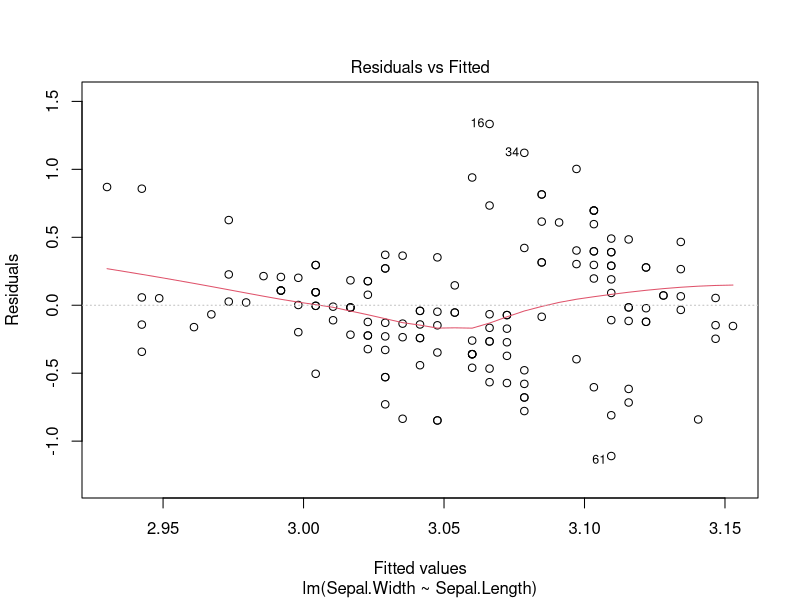
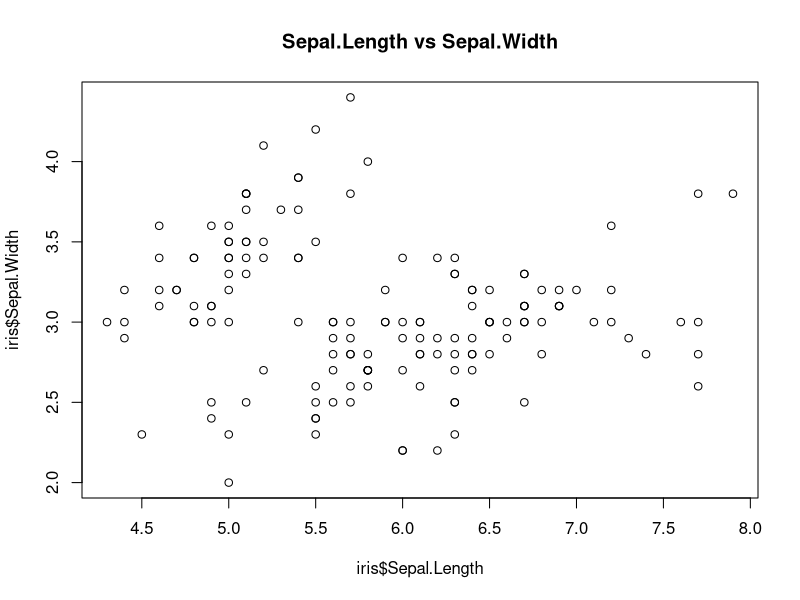
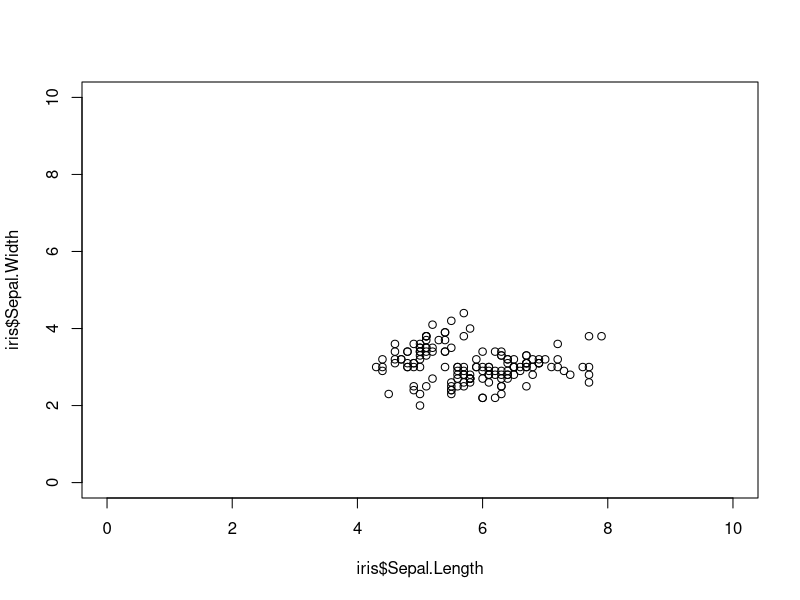
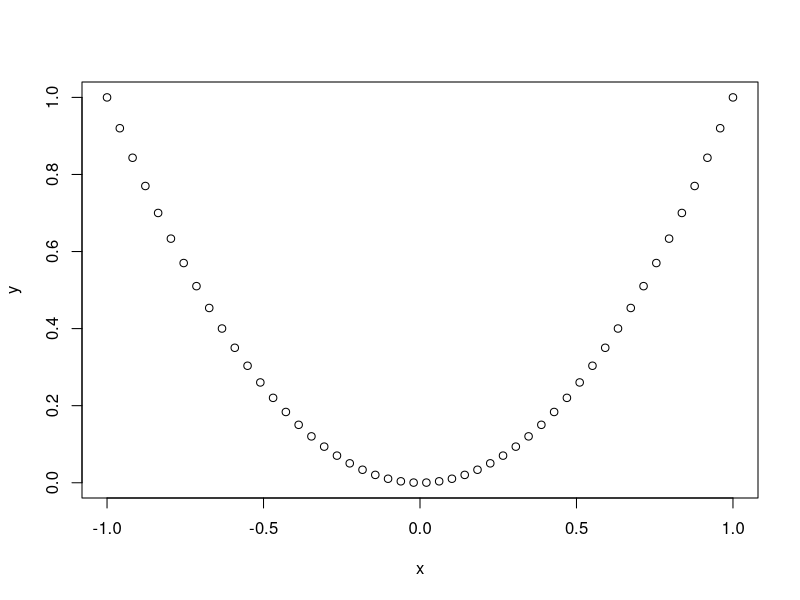
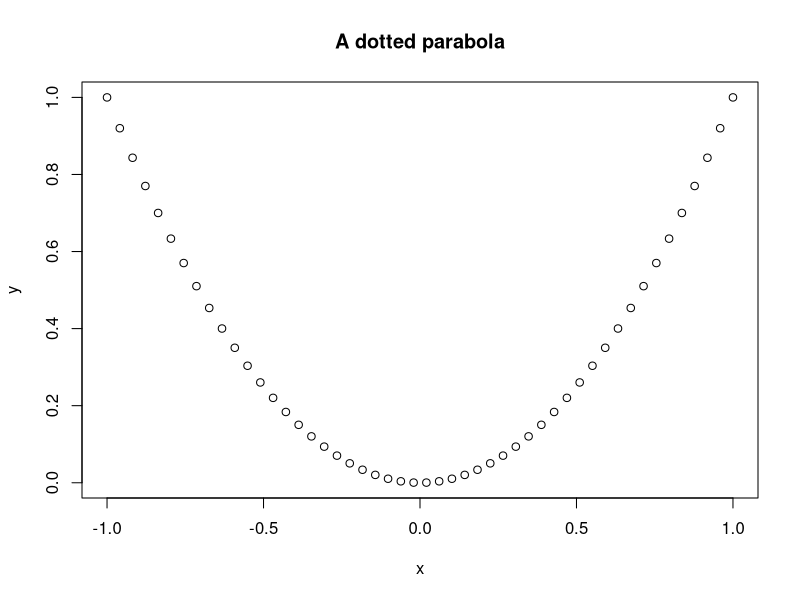
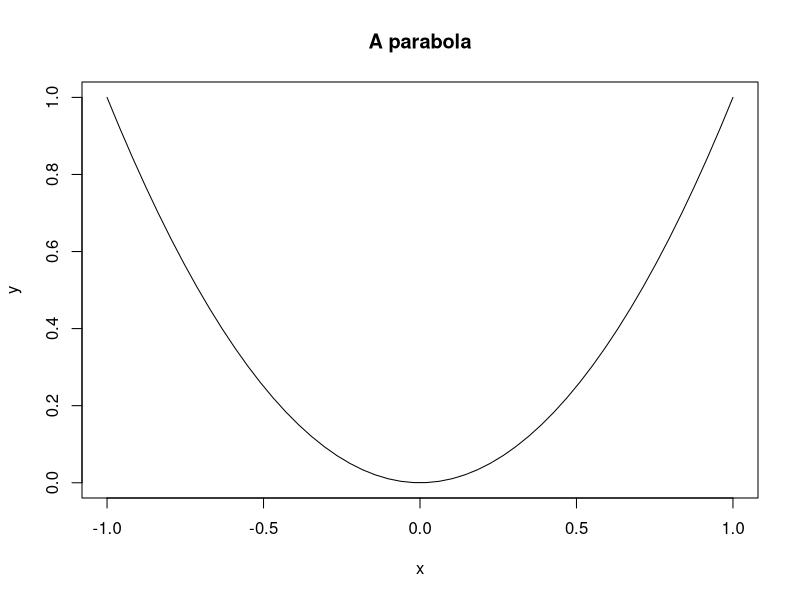
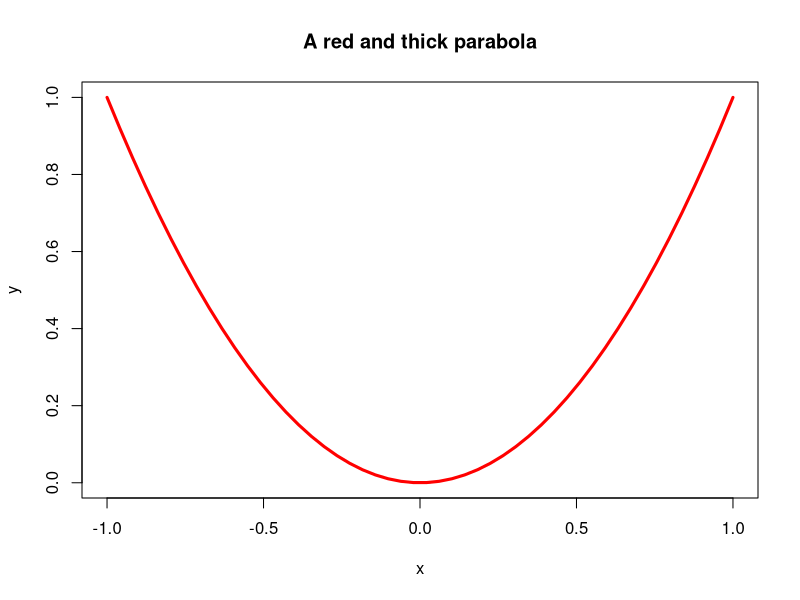
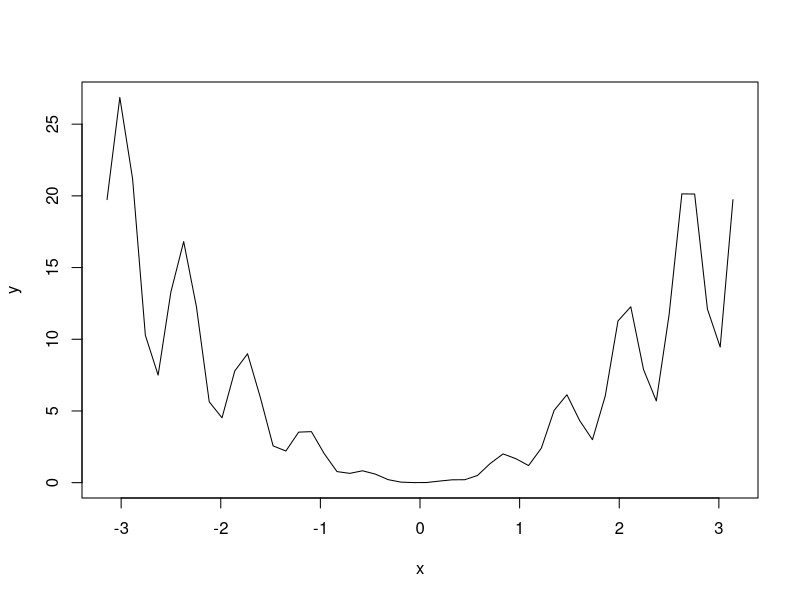

Reproduce these figures in R, in order. (Note: this script raises an error after producing the figures.)
## ---- chunk 1
# Let's begin importing the iris dataset
data(iris)

# names gives you the variables in the data frame
names(iris)

# The beginning of the data
head(iris)

# So we can access variables by $ or as in a matrix
iris$Sepal.Length[1:10]
iris[1:10, 1]
iris[3, 1]

# Information on the dimension of the data frame
dim(iris)

# str gives the structure of any object in R
str(iris)

# Recall the species variable: it is a categorical variable (or factor),
# not a numeric variable
iris$Species[1:10]

# Factors can only take certain values
levels(iris$Species)

# If a file contains a variable with character strings as observations (either
# encapsulated by quotation marks or not), the variable will become a factor
# when imported into R

## ---- chunk 2
# The function seq creates sequences of numbers equally separated
seq(0, 1, by = 0.1)
seq(0, 1, length.out = 5)

# You can short the latter argument
seq(0, 1, l = 5)

# Repeat  number
rep(0, 5)

# Reverse a vector
myVec <- c(1:5, -1:3)
rev(myVec)

# Another way
myVec[length(myVec):1]

# Count repetitions in your data
table(iris$Sepal.Length)
table(iris$Species)
## ---- chunk 3
# Relational operators: x < y, x > y, x <= y, x >= y, x == y, x!= y
# They return TRUE or FALSE

# Smaller than
0 < 1

# Greater than
1 > 1

# Greater or equal to
1 >= 1 # Remember: ">="" and not "=>"" !

# Smaller or equal to
2 <= 1 # Remember: "<="" and not "=<"" !

# Equal
1 == 1 # Tests equality. Remember: "=="" and not "="" !

# Unequal
1 != 0 # Tests iequality

# TRUE is encoded as 1 and FALSE as 0
TRUE + 1
FALSE + 1

# In a vector-like fashion
x <- 1:5
y <- c(0, 3, 1, 5, 2)
x < y
x == y
x != y

# Subsetting of vectors
x
x[x >= 2]
x[x < 3]

# Easy way of work with parts of the data
data <- data.frame(x = c(0, 1, 3, 3, 0), y = 1:5)
data

# Data such that x is zero
data0 <- data[data$x == 0, ]
data0

# Data such that x is larger than 2
data2 <- data[data$x > 2, ]
data2

# In an example
iris$Sepal.Width[iris$Sepal.Width > 3]

# Problem - what happened?
data[x > 2, ]

# In an example
summary(iris)
summary(iris[iris$Sepal.Width > 3, ])

# On the factor variable only makes sense == and !=
summary(iris[iris$Species == "setosa", ])

# Subset argument in lm
lm(Sepal.Width ~ Petal.Length, data = iris, subset = Sepal.Width > 3)
lm(Sepal.Width ~ Petal.Length, data = iris, subset = iris$Sepal.Width > 3)
# Both iris$Sepal.Width and Sepal.Width in subset are fine: data = iris
# tells R to look for Sepal.Width in the iris dataset

# Same thing for the subset field in R Commander's menus

# AND operator &
TRUE & TRUE
TRUE & FALSE
FALSE & FALSE

# OR operator |
TRUE | TRUE
TRUE | FALSE
FALSE | FALSE

# Both operators are useful for checking for ranges of data
y
index1 <- (y <= 3) & (y > 0)
y[index1]
index2 <- (y < 2) | (y > 4)
y[index2]

# In an example
summary(iris[iris$Sepal.Width > 3 & iris$Sepal.Width < 3.5, ])
## ---- chunk 4
# plot is the main function for plotting in R
# It has a different behaviour depending on the kind of object that it receives

# For example, for a regression model, it produces diagnostic plots
mod <- lm(Sepal.Width ~ Sepal.Length, data = iris)
plot(mod, 1)

# How to plot some data
plot(iris$Sepal.Length, iris$Sepal.Width, main = "Sepal.Length vs Sepal.Width")

# Change the axis limits
plot(iris$Sepal.Length, iris$Sepal.Width, xlim = c(0, 10), ylim = c(0, 10))

# How to plot a curve (a parabola)
x <- seq(-1, 1, l = 50)
y <- x^2
plot(x, y)
plot(x, y, main = "A dotted parabola")
plot(x, y, main = "A parabola", type = "l")
plot(x, y, main = "A red and thick parabola", type = "l", col = "red", lwd = 3)

# Plotting a more complicated curve between -pi and pi
x <- seq(-pi, pi, l = 50)
y <- (2 + sin(10 * x)) * x^2
plot(x, y, type = "l") # Kind of rough...

# More detailed plot
x <- seq(-pi, pi, l = 500)
y <- (2 + sin(10 * x)) * x^2
plot(x, y, type = "l")

# Remember that we are joining points for creating a curve!

# For more options in the plot customization see
?plot
?par

# plot is a first level plotting function. That means that whenever is called,
# it creates a new plot. If we want to add information to an existing plot, we
# have to use a second level plotting function such as points, lines or abline

plot(x, y) # Create a plot
lines(x, x^2, col = "red") # Add lines
points(x, y + 10, col = "blue") # Add points
abline(a = 5, b = 1, col = "orange", lwd = 2) # Add a straight line y = a + b * x
## ---- chunk 5
# R allows to sample [r], compute density/probability mass [d],
# compute distribution function [p] and compute quantiles [q] for several
# continuous and discrete distributions. The format employed is [rdpq]name,
# where name stands for:
# - norm -> Normal
# - unif -> Uniform
# - exp -> Exponential
# - t -> Student's t
# - f -> Snedecor's F
# - chisq -> Chi squared
# - pois -> Poisson
# - binom -> Binomial
# More distributions:
?Distributions

# Sampling from a Normal - 100 random points from a N(0, 1)
rnorm(n = 10, mean = 0, sd = 1)

# If you want to have always the same result, set the seed of the random number
# generator
set.seed(45678)
rnorm(n = 10, mean = 0, sd = 1)

# Plotting the density of a N(0, 1) - the Gauss bell
x <- seq(-4, 4, l = 100)
y <- dnorm(x = x, mean = 0, sd = 1)
plot(x, y, type = "l")

# Plotting the distribution function of a N(0, 1)
x <- seq(-4, 4, l = 100)
y <- pnorm(q = x, mean = 0, sd = 1)
plot(x, y, type = "l")

# Computing the 95% quantile for a N(0, 1)
qnorm(p = 0.95, mean = 0, sd = 1)

# All distributions have the same syntax: rname(n,...), dname(x,...), dname(p,...)  
# and qname(p,...), but the parameters in ... change. Look them in ?Distributions
# For example, here is que same for the uniform distribution

# Sampling from a U(0, 1)
set.seed(45678)
runif(n = 10, min = 0, max = 1)

# Plotting the density of a U(0, 1)
x <- seq(-2, 2, l = 100)
y <- dunif(x = x, min = 0, max = 1)
plot(x, y, type = "l")

# Computing the 95% quantile for a U(0, 1)
qunif(p = 0.95, min = 0, max = 1)

# Sampling from a Bi(10, 0.5)
set.seed(45678)
samp <- rbinom(n = 200, size = 10, prob = 0.5)
table(samp) / 200

# Plotting the probability mass of a Bi(10, 0.5)
x <- 0:10
y <- dbinom(x = x, size = 10, prob = 0.5)
plot(x, y, type = "h") # Vertical bars

# Plotting the distribution function of a Bi(10, 0.5)
x <- 0:10
y <- pbinom(q = x, size = 10, prob = 0.5)
plot(x, y, type = "h")

## ---- chunk 6
# A function is a way of encapsulating a block of code so it can be reused easily
# They are useful for simplifying repetitive tasks and organize the analysis
# For example, in Setion 3.7 we had to make use of simpleAnova for computing
# the simple ANOVA table in multiple regression.

# This is a silly function that takes x and y and returns its sum
add <- function(x, y) {
  x + y
}

# Calling add - you need to run the definition of the function first!
add(1, 1)
add(x = 1, y = 2)

# A more complex function: computes a linear model and its posterior summary.
# Saves us a few keystrokes when computing a lm and a summary
lmSummary <- function(formula, data) {
  model <- lm(formula = formula, data = data)
  summary(model)
}

# Usage
lmSummary(Sepal.Length ~ Petal.Width, iris)

# Recall: there is no variable called model in the workspace.
# The function works on its own workspace!
model

# Add a line to a plot
addLine <- function(x, beta0, beta1) {
  lines(x, beta0 + beta1 * x, lwd = 2, col = 2)
}

# Usage
plot(x, y)
addLine(x, beta0 = 0.1, beta1 = 0)
## ---- chunk 7
knitr::include_url("https://www.youtube.com/embed/fSTrmJtHLFU")
## ---- chunk 8
knitr::include_graphics("images/figures/challenger.png")
## ---- chunk 9
challenger <- read.table(file = "datasets/challenger.txt", header = TRUE, sep = "\t")
knitr::kable(
  challenger[, c(1, 2, 5:7)],
  booktabs = TRUE,
  longtable = TRUE,
  caption = 'The `challenger` dataset.'
)
## ---- chunk 10
library(car)
## ---- chunk 11
scatterplot(nfails.field ~ temp, reg.line = lm, smooth = FALSE, spread = FALSE,
            boxplots = FALSE, data = challenger, subset = nfails.field > 0)
scatterplot(nfails.field ~ temp, reg.line = lm, smooth = FALSE, spread = FALSE,
            boxplots = FALSE, data = challenger)
## ---- chunk 12
mod <- lm(nfails.field ~ temp, data = challenger)
par(mfrow = 1:2)
plot(mod, 1)
plot(mod, 2)
## ---- chunk 13
knitr::include_graphics("images/screenshots/glm.png")
## ---- chunk 14
nasa <- glm(fail.field ~ temp, family = "binomial", data = challenger)
summary(nasa)
exp(coef(nasa)) # Exponentiated coefficients ("odds ratios")
## ---- chunk 15
# Plot data
plot(challenger$temp, challenger$fail.field, xlim = c(-1, 30), xlab = "Temperature",
     ylab = "Incident probability")

# Draw the fitted logistic curve
x <- seq(-1, 30, l = 200)
y <- exp(-(nasa$coefficients[1] + nasa$coefficients[2] * x))
y <- 1 / (1 + y)
lines(x, y, col = 2, lwd = 2)

# The Challenger
points(-0.6, 1, pch = 16)
text(-0.6, 1, labels = "Challenger", pos = 4)
## ---- chunk 16
confint(nasa, level = 0.95)
## ---- chunk 17
predict(nasa, newdata = data.frame(temp = -0.6), type = "response")
## ---- chunk 18
knitr::include_url("https://www.youtube.com/embed/MOeDbQlF5Tw?start=552")
## ---- chunk 19
# Regression
x <- seq(-3, 3, l = 200)
z <- 2 * x

# Truncation
z1 <- z
z1[z1 > 1] <- 1
z1[z1 < 0] <- 0

# Logit
z2 <- 1 / (1 + exp(-z))

# Probit
z3 <- pnorm(z)

# Comparison
plot(x, z, type = "l", ylim = c(-0.1, 1.1), ylab = "Probability", lwd = 2)
lines(x, z1, col = "blue", lwd = 2)
lines(x, z2, col = "red", lwd = 2)
lines(x, z3, col = "green", lwd = 2)
legend("topleft", legend = c("Linear regression", "Uniform", "Logit", "Probit"), lwd = 2,
       col = c("black", "blue", "red", "green"))
## ---- chunk 20
nasa <- glm(fail.field ~ temp, family = "binomial", data = challenger)
summary(nasa)
exp(coef(nasa)) # Exponentiated coefficients ("odds ratios")

# Plot data
plot(challenger$temp, challenger$fail.field, xlim = c(-1, 30), xlab = "Temperature",
     ylab = "Incident probability")

# Draw the fitted logistic curve
x <- seq(-1, 30, l = 200)
y <- exp(-(nasa$coefficients[1] + nasa$coefficients[2] * x))
y <- 1 / (1 + y)
lines(x, y, col = 2, lwd = 2)

# The Challenger
points(-0.6, 1, pch = 16)
text(-0.6, 1, labels = "Challenger", pos = 4)
## ---- chunk 21
knitr::include_app('https://ec2-35-177-34-200.eu-west-2.compute.amazonaws.com/log-maximum-likelihood/', height = '900px')
## ---- chunk 22
# Data
set.seed(34567)
x <- rnorm(50, sd = 1.5)
y1 <- -0.5 + 3 * x
y2 <- 0.5 - 2 * x
y3 <- -2 + 5 * x
y1 <- rbinom(50, size = 1, prob = 1 / (1 + exp(-y1)))
y2 <- rbinom(50, size = 1, prob = 1 / (1 + exp(-y2)))
y3 <- rbinom(50, size = 1, prob = 1 / (1 + exp(-y3)))

# Data
dataMle <- data.frame(x = x, y1 = y1, y2 = y2, y3 = y3)
## ---- chunk 23
mod <- glm(y1 ~ x, family = "binomial", data = dataMle)
mod$coefficients
## ---- chunk 24
knitr::include_graphics("images/R/logisticmodel.png")
## ---- chunk 25
knitr::include_app('https://ec2-35-177-34-200.eu-west-2.compute.amazonaws.com/log-random/', height = '1000px')
## ---- chunk 26
# Fit model
nasa <- glm(fail.field ~ temp, family = "binomial", data = challenger)

# Confidence intervals at 95%
confint(nasa)

# Confidence intervals at other levels
confint(nasa, level = 0.90)

# Confidence intervals for the factors affecting the odds
exp(confint(nasa))
## ---- chunk 27
# Significances with asymptotic approximation for the standard errors
nasa2 <- glm(fail.field ~ temp + pres.field, family = "binomial",
             data = challenger)
summary(nasa2)

# CIs with asymptotic approximation - coherent with summary
confint.default(nasa2, level = 0.90)
confint.default(nasa2, level = 0.99)

# CIs with profile likelihood - incoherent with summary
confint(nasa2, level = 0.90) # intercept still significant
confint(nasa2, level = 0.99) # temp still significant
## ---- chunk 28
# Data for which we want a prediction
# Important! You have to name the column with the predictor name!
newdata <- data.frame(temp = -0.6)

# Prediction of the conditional log-odds - the default
predict(nasa, newdata = newdata, type = "link")

# Prediction of the conditional probability
predict(nasa, newdata = newdata, type = "response")

# Function for computing the predictions and CIs for the conditional probability
predictCIsLogistic <- function(object, newdata, level = 0.95) {

  # Compute predictions in the log-odds
  pred <- predict(object = object, newdata = newdata, se.fit = TRUE)

  # CI in the log-odds
  za <- qnorm(p = (1 - level) / 2)
  lwr <- pred$fit + za * pred$se.fit
  upr <- pred$fit - za * pred$se.fit

  # Transform to probabilities
  fit <- 1 / (1 + exp(-pred$fit))
  lwr <- 1 / (1 + exp(-lwr))
  upr <- 1 / (1 + exp(-upr))

  # Return a matrix with column names "fit", "lwr" and "upr"
  result <- cbind(fit, lwr, upr)
  colnames(result) <- c("fit", "lwr", "upr")
  return(result)

}

# Simple call
predictCIsLogistic(nasa, newdata = newdata)
# The CI is large because there is no data around temp = -0.6 and
# that makes the prediction more variable (and also because we only
# have 23 observations)
## ---- chunk 29
knitr::include_app('https://ec2-35-177-34-200.eu-west-2.compute.amazonaws.com/log-ci-prediction/', height = '1000px')
## ---- chunk 30
set.seed(45671231)
x <- runif(50, 0, 1)
y <- rbinom(n = 50, size = 1, prob = 1/(1 + exp(-(1 - 6 * x))))
mod <- glm(y ~ x, family = "binomial")
xx <- seq(0, 1, l = 200)
o <- order(x)
plot(x, y, pch = 16)
lines(x[o], y[o], col = 4, lwd = 2)
lines(xx, 1/(1 + exp(-(mod$coefficients[1] + mod$coefficients[2] * xx))), col = 2, lwd = 2)
lines(xx, rep(sum(y == 1)/50, 200), col = 3, lwd = 3)
legend("topright", legend = c("Fitted logistic model", "A saturated model", "The null model"), lwd = 2, col = c(2, 4, 3))
## ---- chunk 31
# Summary of model
nasa <- glm(fail.field ~ temp, family = "binomial", data = challenger)
summaryLog <- summary(nasa)
summaryLog # 'Residual deviance' is the deviance; 'Null deviance' is the null deviance

# Null model - only intercept
null <- glm(fail.field ~ 1, family = "binomial", data = challenger)
summaryNull <- summary(null)
summaryNull

# Computation of the R^2 with a function - useful for repetitive computations
r2Log <- function(model) {

  summaryLog <- summary(model)
  1 - summaryLog$deviance / summaryLog$null.deviance

}

# R^2
r2Log(nasa)
r2Log(null)
## ---- chunk 32
# Fitted probabilities for Y = 1
nasa$fitted.values

# Classified Y's
yHat <- nasa$fitted.values > 0.5

# Hit matrix:
# - 16 correctly classified as 0
# - 4 correclty classified as 1
# - 3 incorrectly classified as 0
tab <- table(challenger$fail.field, yHat)
tab

# Hit ratio (ratio of correct classification)
(16 + 4) / 23 # Manually
sum(diag(tab)) / sum(tab) # Automatically
## ---- chunk 33
# Models
nasa <- glm(fail.field ~ temp, family = "binomial", data = challenger)
nasa2 <- glm(fail.field ~ temp + pres.field, family = "binomial",
             data = challenger)

# nasa
summary1 <- summary(nasa)
summary1
BIC(nasa)
summary1$deviance + 2 * log(dim(challenger)[1])
AIC(nasa)
summary1$deviance + 2 * 2

# nasa2
summary2 <- summary(nasa2)
summary2
BIC(nasa2)
summary2$deviance + 3 * log(dim(challenger)[1])
AIC(nasa2)
summary2$deviance + 3 * 2
## ---- chunk 34
# Boston dataset
data(Boston)

# Model whether a suburb has a median house value larger than 25000$
mod <- glm(I(medv > 25) ~ ., data = Boston, family = "binomial")
summary(mod)
r2Log(mod)

# With BIC - wnds up with only the significant variables and a similar R^2
modBIC <- stepwise(mod, trace = 0)
summary(modBIC)
r2Log(modBIC)
## ---- chunk 35
# Create predictors with multicollinearity: x4 depends on the rest
set.seed(45678)
x1 <- rnorm(100)
x2 <- 0.5 * x1 + rnorm(100)
x3 <- 0.5 * x2 + rnorm(100)
x4 <- -x1 + x2 + rnorm(100, sd = 0.25)

# Response
z <- 1 + 0.5 * x1 + 2 * x2 - 3 * x3 - x4
y <- rbinom(n = 100, size = 1, prob = 1/(1 + exp(-z)))
data <- data.frame(x1 = x1, x2 = x2, x3 = x3, x4 = x4, y = y)

# Correlations - none seems suspicius
cor(data)

# Generalized variance inflation factors anormal: largest for x4, we remove it
modMultiCo <- glm(y ~ x1 + x2 + x3 + x4, family = "binomial")
vif(modMultiCo)

# Without x4
modClean <- glm(y ~ x1 + x2 + x3, family = "binomial")

# Comparison
summary(modMultiCo)
summary(modClean)
r2Log(modMultiCo)
r2Log(modClean)

# Genralized variance inflation factors normal
vif(modClean)
